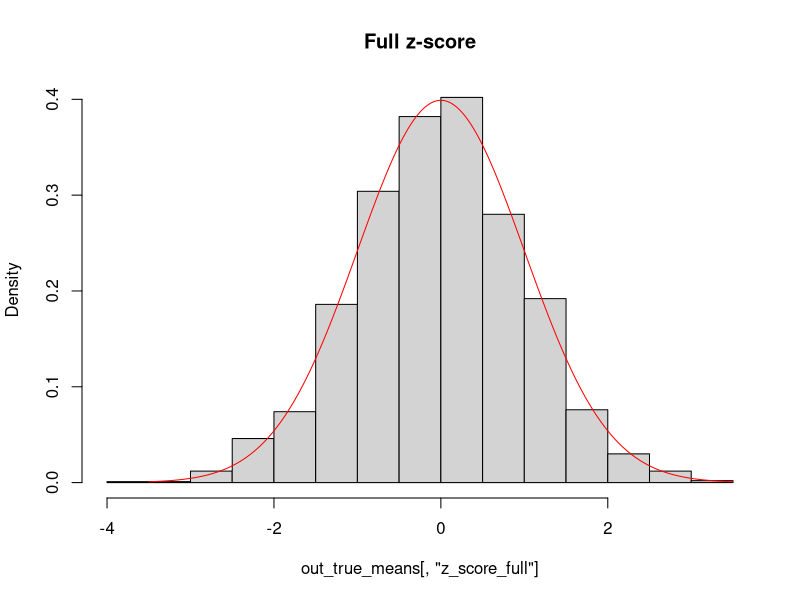
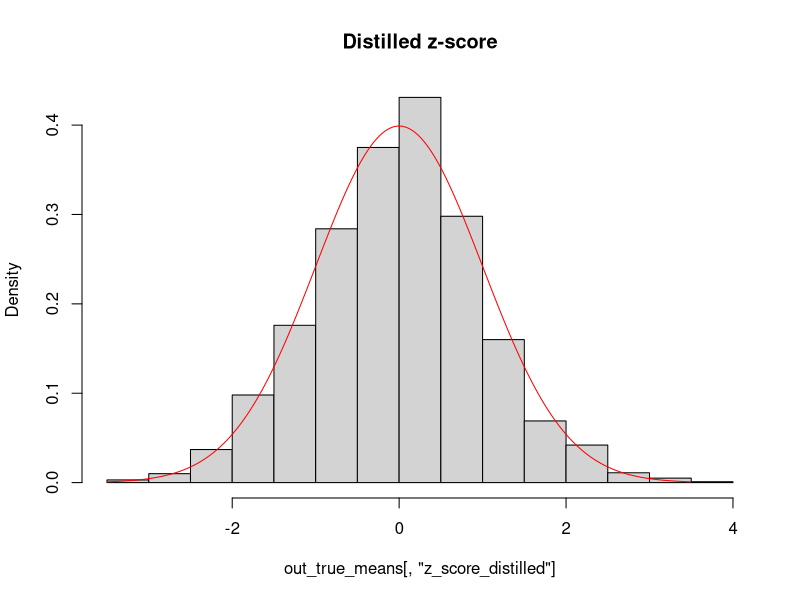
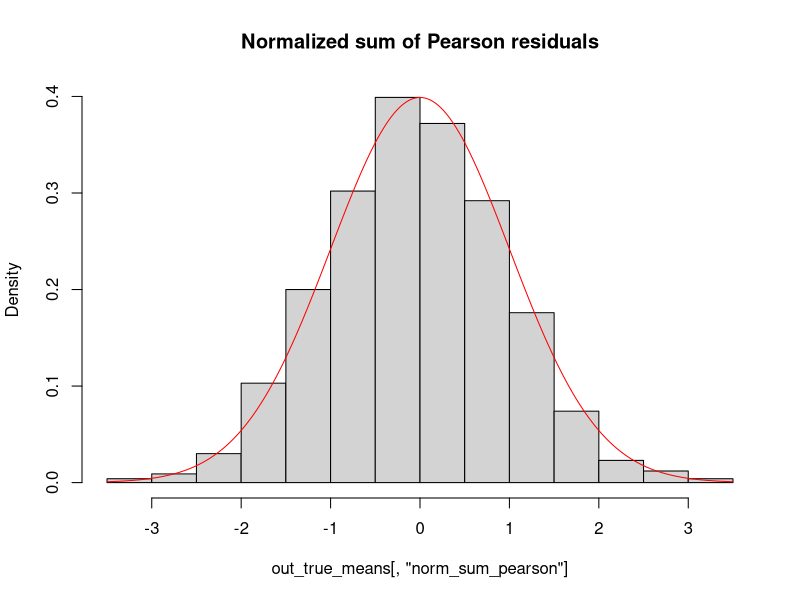
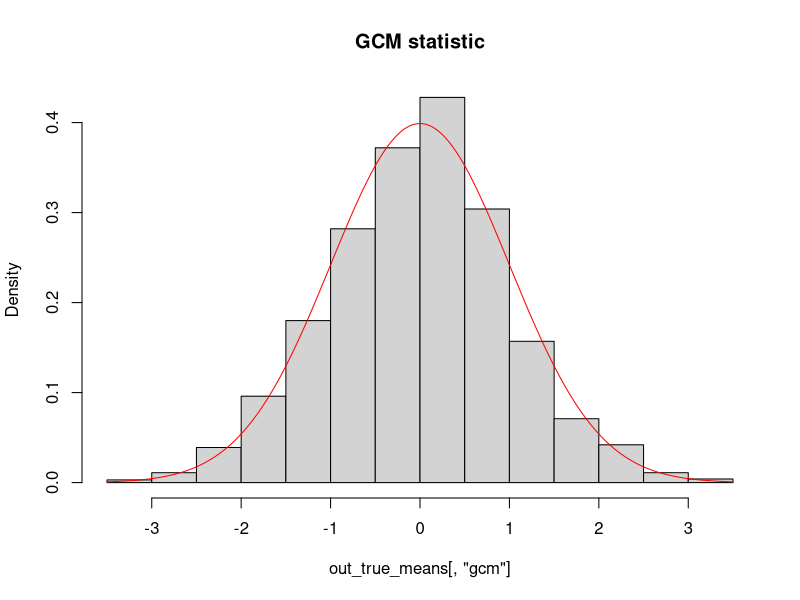

These charts were generated, in order, by the following R code: (Note: a time limit stopped this script after it produced the figures.)
##########
# FULL GLM
##########
run_experiment <- function(fitted_means = FALSE, n_rep = 2000, correlated = FALSE) {
  n <- 5000
  beta_v <- c(1, 2, 1)
  dat <- matrix(data = c(rep(1, n),
                         x1 = rbinom(n, 1, 0.4),
                         x2 = rnorm(n)),
                ncol = 3)
  lin_pred <- as.numeric(dat %*% beta_v)
  mus <- exp(lin_pred)
  
  if (correlated) {
    x_test <- sapply(binomial()$linkinv(dat[,3] - 0.1), function(curr_mu) rbinom(n = 1, size = 1, prob = curr_mu))
  } else {
    x_test <- rbinom(n = n, size = 1, prob = 0.5)
  }
  
  out <- sapply(X = seq(1, n_rep), FUN = function(i) {
    print(i)
    y <- sapply(mus, function(curr_mu) rpois(n = 1, lambda = curr_mu))
    
    # we do a good job of estimating the parameters via glm
    fit <- glm(y ~ dat[,-1], family = poisson)
    mu_hat <- fit$fitted.values
    z_score_full <- statmod::glm.scoretest(fit = fit, x_test)
    
    # next, get the distilled z-score
    y_1 <- y[x_test == 1]
    mu_hat_1 <- if (fitted_means) mu_hat[x_test == 1] else mus[x_test == 1]
    s_y <- sum(y_1)
    s_mu_hat <- sum(mu_hat_1)
    
    # get the distilled z-score
    z_score_distilled <- (s_y - s_mu_hat)/sqrt(s_mu_hat)
    
    # get the normalized pearson residual sum
    pearson_resid <- (y_1 - mu_hat_1)/sqrt(mu_hat_1)
    sum_pearson <- sum(pearson_resid)
    norm_sum_pearson <- (1/sqrt(length(pearson_resid))) * sum_pearson

    # get the studentized residuals
    #h <- VGAM::hatvalues(fit)[x_test == 1]
    #boot_resid <- pearson_resid/sqrt(1 - h)
    #norm_boot_resid <- (1/sqrt(length(boot_resid))) * sum(boot_resid)
    
    # get the gcm
    r <- y_1 - mu_hat_1
    gcm <- 1/sqrt(length(r)) * sum(r)/sd(r)
    
    c(z_score_distilled = z_score_distilled,
      z_score_full = z_score_full,
      norm_sum_pearson = norm_sum_pearson,
      gcm = gcm)
    
    # finally, get the empirically-normalized residual
    # emp_norm_raw_resid <- (1/sqrt(n)) * sum(r_1)/sd(r_1)
    # return
    # c(z_score_distilled = z_score_distilled,
    #  norm_sum_pearson = norm_sum_pearson,
    #  emp_norm_raw_resid = emp_norm_raw_resid,
    #  z_score_full = z_score_full)
  }) |> t()  
}

##################
# Pt 1: true means
##################

# true means
out_true_means <- run_experiment(fitted_means = FALSE, n_rep = 2000)
x_grid <- seq(from = -3.5, to = 3.5, by = 0.01)
y <- dnorm(x_grid)

hist(out_true_means[,"z_score_full"], freq = FALSE, breaks = 20, main = "Full z-score")
lines(x = x_grid, y = y, col = "red")

hist(out_true_means[,"z_score_distilled"], freq = FALSE, breaks = 20, main = "Distilled z-score")
lines(x = x_grid, y = y, col = "red")

hist(out_true_means[,"norm_sum_pearson"], freq = FALSE,
     breaks = 20, main = "Normalized sum of Pearson residuals")
lines(x = x_grid, y = y, col = "red")

hist(out_true_means[,"gcm"], freq = FALSE,
     breaks = 20, main = "GCM statistic")
lines(x = x_grid, y = y, col = "red")

####################
# Pt 2: fitted means
####################
out_fitted_means <- run_experiment(fitted_means = TRUE, n_rep = 2000, correlated = FALSE)

hist(out_fitted_means[,"z_score_full"], freq = FALSE,
     breaks = 20, main = "Full z-score")
lines(x = x_grid, y = y, col = "red")

hist(out_fitted_means[,"z_score_distilled"], freq = FALSE,
     breaks = 20, main = "Distilled z-score")
lines(x = x_grid, y = y, col = "red")

hist(out_fitted_means[,"norm_sum_pearson"], freq = FALSE,
     breaks = 20, main = "Normalized sum of Pearson residuals")
lines(x = x_grid, y = y, col = "red")

hist(out_fitted_means[,"gcm"], freq = FALSE,
     breaks = 20, main = "gcm")
lines(x = x_grid, y = y, col = "red")

plot(out_fitted_means[,"z_score_full"], out_fitted_means[,"z_score_distilled"])
abline(a = 0, b = 1, col = "red")

####################################
# Pt 3 fitted means with correlation
####################################
out_fitted_means <- run_experiment(fitted_means = TRUE, n_rep = 2000, correlated = TRUE)

hist(out_fitted_means[,"z_score_full"], freq = FALSE,
     breaks = 20, main = "Full z-score")
lines(x = x_grid, y = y, col = "red")

hist(out_fitted_means[,"z_score_distilled"], freq = FALSE,
     breaks = 20, main = "Distilled z-score")
lines(x = x_grid, y = y, col = "red")

hist(out_fitted_means[,"norm_sum_pearson"], freq = FALSE,
     breaks = 20, main = "Normalized sum of Pearson residuals")
lines(x = x_grid, y = y, col = "red")

hist(out_fitted_means[,"gcm"], freq = FALSE,
     breaks = 20, main = "gcm")
lines(x = x_grid, y = y, col = "red")

plot(out_fitted_means[,"z_score_full"], out_fitted_means[,"z_score_distilled"])
abline(a = 0, b = 1, col = "red")

###################
# Pt 3: comparisons
###################
plot(out_fitted_means[,"z_score_distilled"], out_fitted_means[,"z_score_full"])
abline(a = 0, b = 1, col = "red")
plot(out_fitted_means[,"z_score_distilled"], out_fitted_means[,"norm_sum_pearson"])
abline(a = 0, b = 1, col = "red")

# The distilled z-score seems to differ from the full z-score by a constant factor.
# Meanwhile, the distilled 
# At any rate, these three quantities are NOT the same. (And we of course have used the canonical link here.)


###########################################
# Pt 4: alternate score test implementation
###########################################

n <- 5000
beta_v <- c(1, 2, 1)
Z <- matrix(data = c(rep(1, n),
                       x1 = rbinom(n, 1, 0.4),
                       x2 = rnorm(n)),
              ncol = 3)
lin_pred <- as.numeric(Z %*% beta_v)
mus <- exp(lin_pred)
X <- as.matrix(rbinom(n = n, size = 1, prob = 0.5), ncol = 1)
print(i)
y <- sapply(mus, function(curr_mu) rpois(n = 1, lambda = curr_mu))
fit <- glm(y ~ Z[,-1], family = poisson)

# first, get P = Z^T W Z
W <- fit$weights
ZTW <- sapply(X = seq(1, length(W)), FUN = function(i) {
  W[i] * Z[i,]
})
P <- ZTW %*% Z

# next, spectral decomposition of P
P_decomp <- eigen(P)
u <- P_decomp$vectors
Lambda <- diag(P_decomp$values)
Lambda_minus_half <- diag(1/sqrt(P_decomp$values))
# u %*% Lambda %*% t(u) -> check that this equals P
# compute B
B <- Lambda_minus_half %*% t(u) %*% ZTW
# compute L
L <- as.numeric(B %*% X)
# get product
denom_2 <- sum(L^2)
# next, focus on the numerator
M_y_muhat <- fit$residuals
numerator <- sum(X * W * M_y_muhat)
# finally, get the first part of the denominator
denom_1 <- sum(X * W * X)
# combine all
numerator/(sqrt(denom_1 - denom_2))
# compare to original score test
statmod::glm.scoretest(fit, X)
